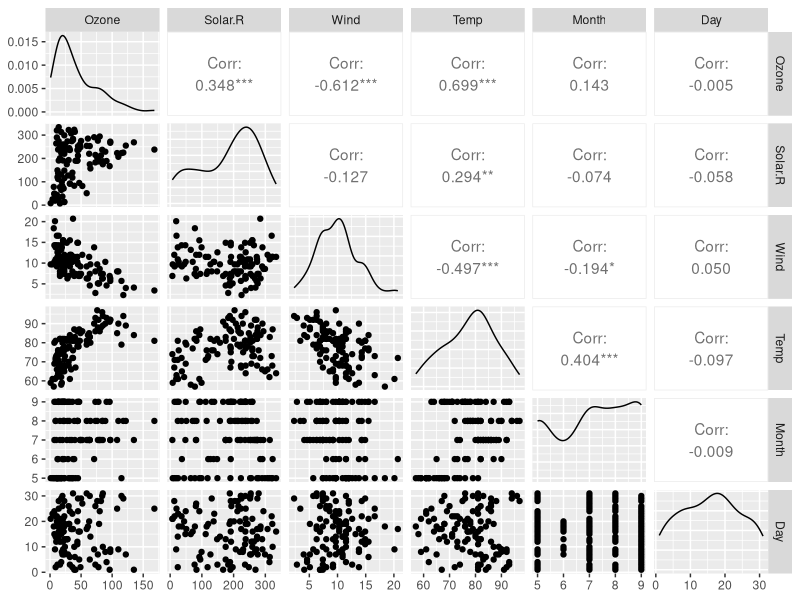
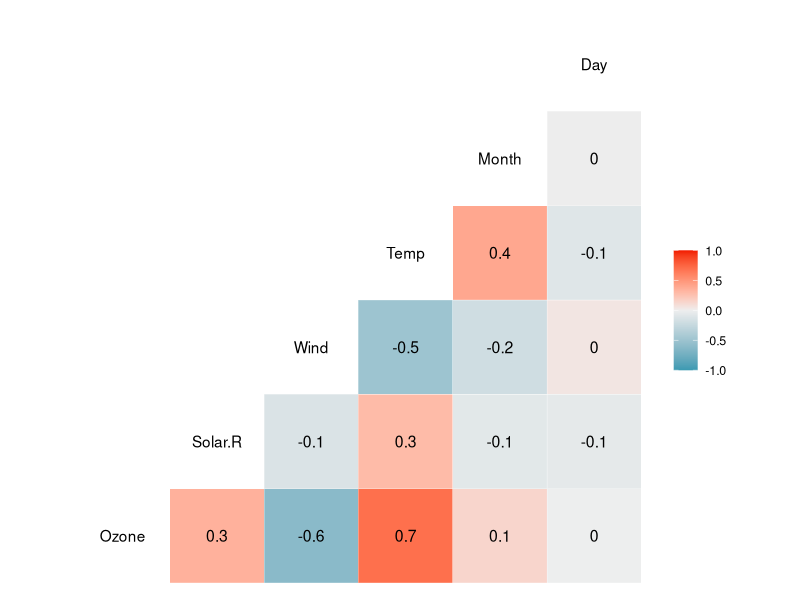
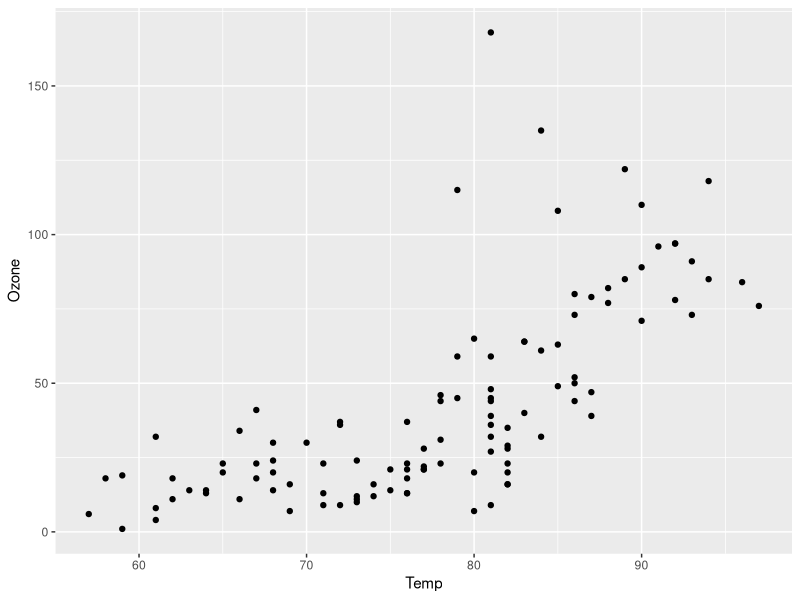
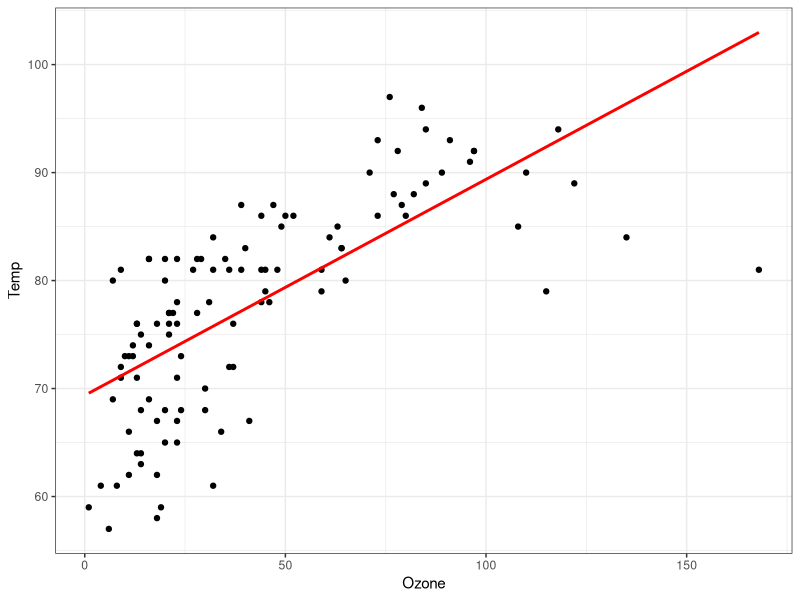
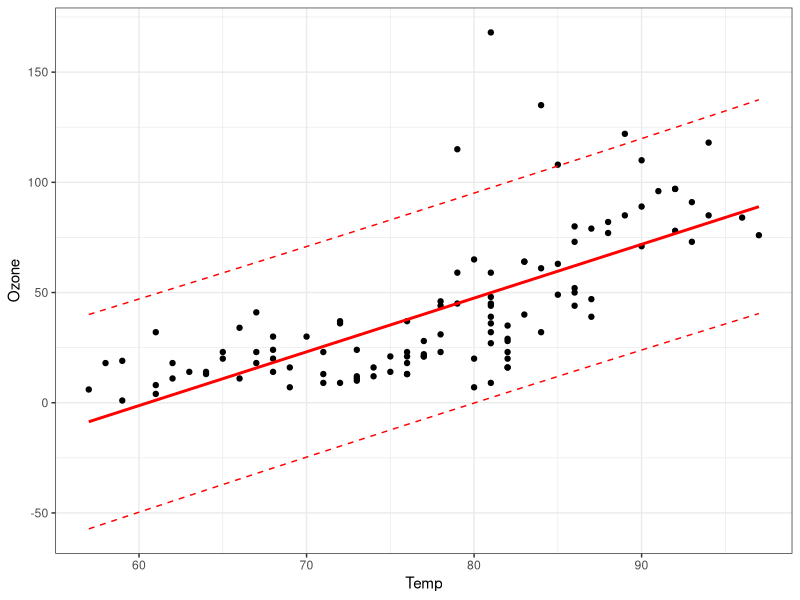
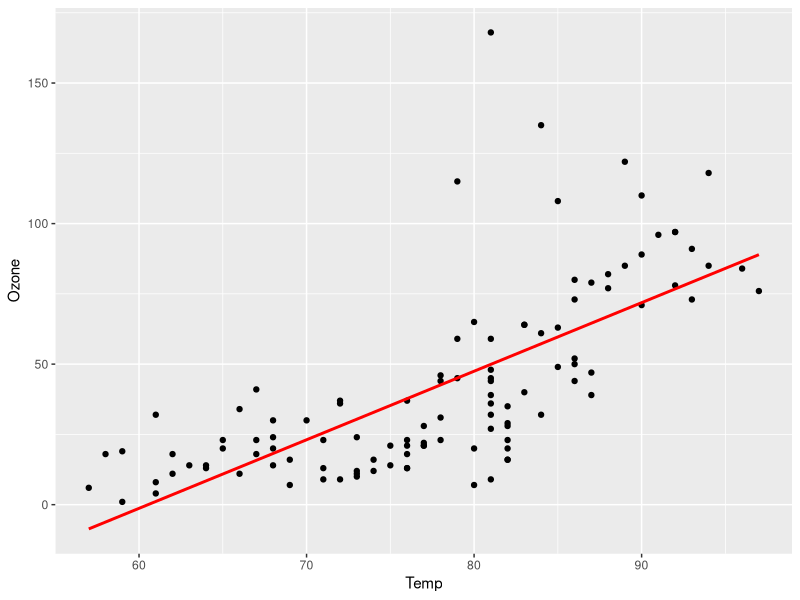
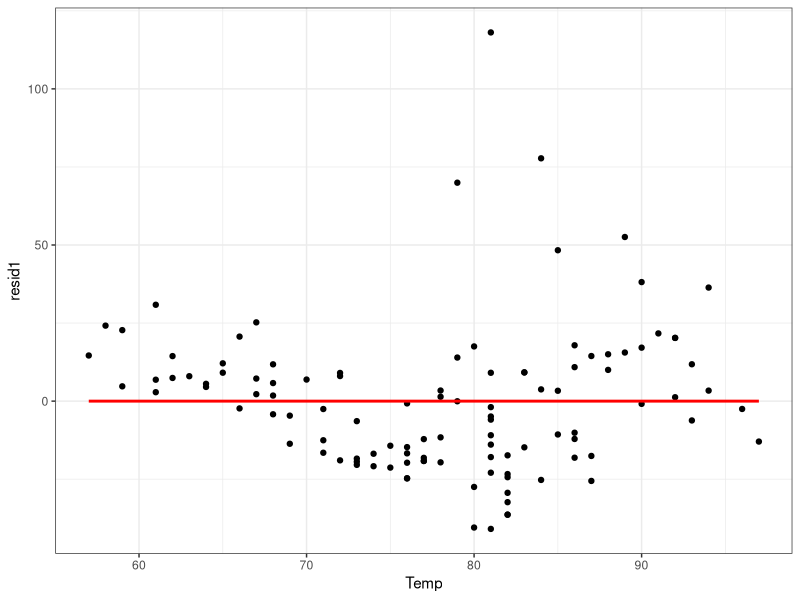
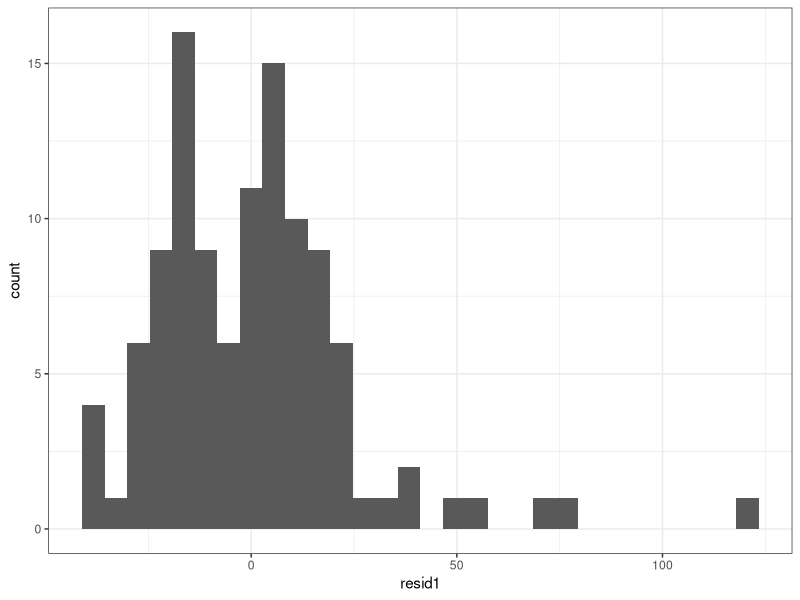

Write R code to recreate these figures, in order. (Note: this script raises an error after producing the figures.)
## ---- chunk 1
#install.packages("lmtest")
library(tidyverse)
library(GGally) #ggcorr and ggpairs
library(car)
library(lmtest)
## ---- chunk 2
air = airquality
## ---- chunk 3
str(air) 
summary(air) 
## ---- chunk 4
air2 = air %>% drop_na() #delete any row with an NA value
str(air2) #check structure after the drop
summary(air2)
## ---- chunk 5
ggpairs(air2)
## ---- chunk 6
ggcorr(air2,label="TRUE")
## ---- chunk 7
ggplot(air2, aes(x=Temp, y=Ozone))+
  geom_point()
## ---- chunk 8
model1 = lm(Ozone ~ Temp, air2) #create linear regression model
summary(model1) #examine the model
confint(model1, level=0.95)
## ---- chunk 9
model1 = lm(Ozone ~ Temp, air2) #create linear regression model
summary(model1) #examine the model
ggplot(model1,aes(x=Ozone,y=Temp)) + geom_point() + geom_smooth(method = "lm", se=FALSE, color = "red") + theme_bw()
## ---- chunk 10
#Manually
-147.6461 + 2.4391*80

#Using predict function
testdata = data.frame(Temp = c(80))
predict(model1, newdata = testdata, interval = "predict")
## ---- chunk 11
#Prediction intervals
temp_var = predict(model1, interval = "prediction")
new_df = cbind(air2, temp_var)

ggplot(new_df, aes(x = Temp, y = Ozone)) + 
  geom_point() + 
  geom_smooth(method = "lm", se = FALSE, color = "red") +
  geom_line(aes(y=lwr), color = "red", linetype = "dashed") +
  geom_line(aes(y=upr), color = "red", linetype = "dashed") +
  theme_bw() 
## ---- chunk 12
ggplot(new_df, aes(x = Temp, y = Ozone)) + 
  geom_point() + 
  geom_smooth(method = "lm", se = FALSE, color = "red")
## ---- chunk 13
dwtest(model1)
## ---- chunk 14
air3 = air2 %>% mutate(resid1 = model1$residuals) #add the model residuals to our data frame
ggplot(air3,aes(x=Temp,y=resid1)) + geom_point() +  geom_smooth(method = "lm", se = FALSE, color = "red") + theme_bw()
## ---- chunk 15
ggplot(air3,aes(x=resid1)) + geom_histogram() + theme_bw()
## ---- chunk 16
qqPlot(model1)
